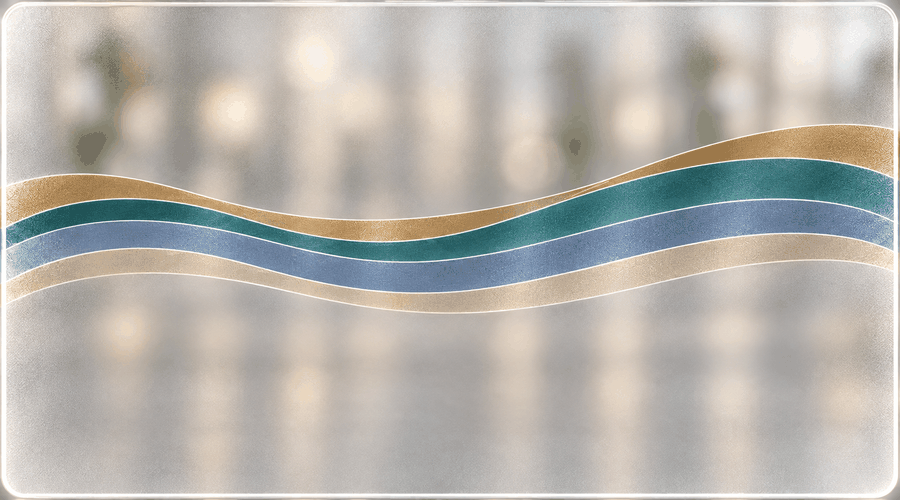
#> input picture assets/images/business-glass-4in1.png, 900 x 500 px
$ python glass-ribbons-reference.py
#> lines starting #> are read from the running program, lines starting #| are printed output that depends on the picture; after the words box and inside, x2 and y2 are one past the last pixel; in counts of white or black regions, pixels touching at a corner belong together
#!/usr/bin/env python3
"""Independent reference of src/export/glass-ribbons.ts for the photographed glass card.

It applies the same rules with numpy and colorsys and prints the SHA-256 of the ribbon map (int8,
row by row, -1 for no ribbon) followed by the saturation and the value of every pixel (float64,
little-endian, row by row), and the pixels of each ribbon: the known answer that
test/glass-ribbons.test.ts compares with. Public bundled artwork only.

    python3 scripts/glass-ribbons-reference.py [ribbons.npy]
"""

import colorsys
import hashlib
import math
import sys
from pathlib import Path

import numpy as np
from PIL import Image

PHOTOGRAPH = Path(__file__).resolve().parents[1] / "assets/images/business-glass-4in1.png"
SEARCH_TOP, SEARCH_BOTTOM = 0.22, 0.69
RIBBON_GAP, GOLD_GAP, MIN_RIBBON_ROWS = 6, 3, 12
LINE_OFFSETS = [-1, -1, 0, 1, 1]
SEED_SEARCH_ROWS, TRACE_SEARCH_ROWS, SLOPE_COLUMNS = 3, 2, 8
RIM_VALUE, RIM_SATURATION = 0.97, 0.04
CONTINUE_COLUMNS = 10
HALF_LINE_ROWS = 0.5
BEYOND_RIM_GOLD_ROWS = 8
CORE_ROWS, SMOOTH_COLUMNS, FADE_COLUMNS = 2, 7, 55
GOLD_ABOVE, GOLD_BELOW = 0, 3


def median(values):
    ordered = sorted(v for v in values if not math.isnan(v))
    if not ordered:
        return math.nan
    half = len(ordered) // 2
    return ordered[half] if len(ordered) % 2 else (ordered[half - 1] + ordered[half]) / 2


def plain_sum(values):
    # Added one after the other, as TypeScript does; Python's sum() compensates since 3.12.
    total = 0.0
    for value in values:
        total += value
    return total


def line_through(xs, ys):
    mean_x, mean_y = plain_sum(xs) / len(xs), plain_sum(ys) / len(ys)
    covariance = variance = 0.0
    for x, y in zip(xs, ys):
        covariance += (x - mean_x) * (y - mean_y)
        variance += (x - mean_x) ** 2
    slope = covariance / variance
    return slope, mean_y - slope * mean_x


def main() -> None:
    rgb = np.asarray(Image.open(PHOTOGRAPH).convert("RGB")).astype(float) / 255
    height, width = rgb.shape[:2]
#> height = 500; width = 900
    channels = np.array(
        [[colorsys.rgb_to_hsv(*rgb[y, x]) for x in range(width)] for y in range(height)]
    )
#> channels: shape (500, 900, 3) float64; mean of channels 0, 1, 2 0.14, 0.129, 0.745
    hue, saturation, value = channels[..., 0], channels[..., 1], channels[..., 2]
    teal = (saturation > 0.22) & (hue > 0.43) & (hue < 0.56)
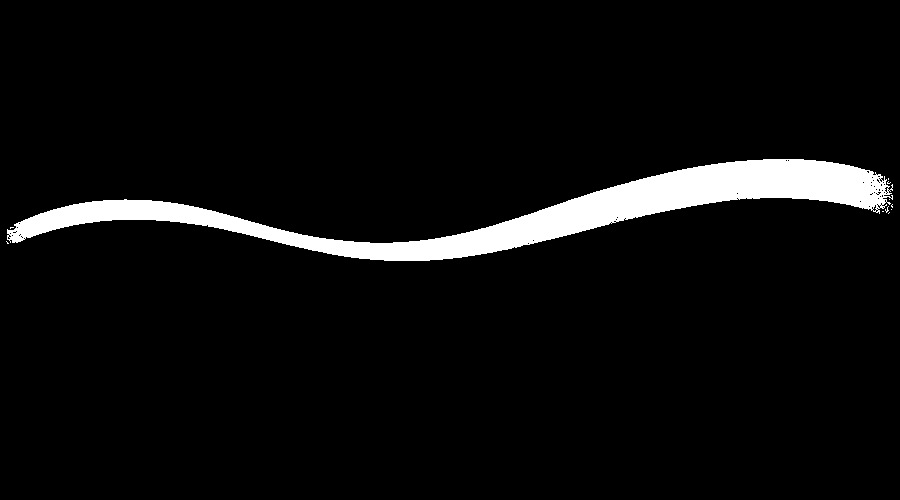
#> teal: shape (500, 900) bool; 5.2% white; 11 white regions (10 under 20 px), largest, box (x1, y1, x2, y2) and area: (7, 159, 893, 261) 23394
    blue = (saturation > 0.15) & (hue >= 0.56) & (hue < 0.68)
#> blue: shape (500, 900) bool; 6% white; 361 white regions (353 under 20 px), largest, box (x1, y1, x2, y2) and area: (20, 200, 893, 292) 25927, (865, 194, 894, 219) 175, (885, 176, 894, 196) 62
    strong_gold = (saturation > 0.16) & (hue > 0.04) & (hue < 0.19)
#> strong_gold: shape (500, 900) bool; 9.8% white; 261 white regions (242 under 20 px), largest, box (x1, y1, x2, y2) and area: (8, 234, 893, 313) 18941, (6, 125, 894, 241) 17431, (95, 42, 158, 145) 2490
    highlight = (saturation < 0.07) | (value > 0.985)
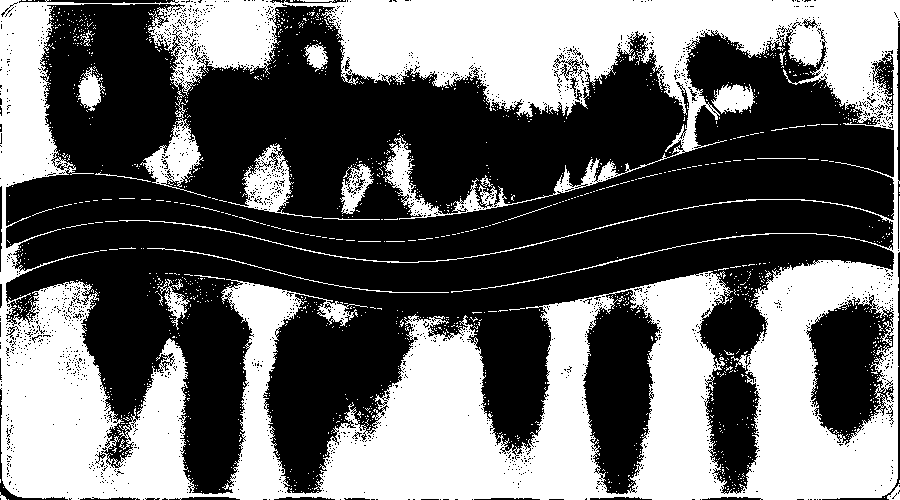
#> highlight: shape (500, 900) bool; 41.5% white; 1517 white regions (1491 under 20 px), largest, box (x1, y1, x2, y2) and area: (0, 0, 900, 500) 175211, (140, 99, 207, 197) 2021, (228, 144, 322, 218) 1983
    searched = [y for y in range(int(height * SEARCH_TOP), height) if y < height * SEARCH_BOTTOM]
#> searched = 235 values from 110 to 344

    # The boundaries of the middle column, where the photograph shows every ribbon clearly.
    def longest(rows):
        runs = []
        for y in rows:
            if runs and y - runs[-1][1] <= RIBBON_GAP:
                runs[-1][1] = y
            else:
                runs.append([y, y])
        return max(runs, key=lambda run: run[1] - run[0])

    def gold_edge(x, start, step):
        y, last, gap = start, None, 0
        while 0 <= y < height and gap <= GOLD_GAP:
            if last is not None and highlight[y, x]:
                break
            if strong_gold[y, x]:
                last, gap = y, 0
            else:
                gap += 1
            y += step
        return last

    seed = width // 2
#> seed = 450
    t = longest([y for y in searched if teal[y, seed]])
#> the loop in longest, `for y in rows:` made 23 passes
#> after the loop in longest, `for y in rows:`: runs = [[236, 258]]
#> t = [236, 258]
    b = longest([y for y in searched if blue[y, seed]])
#> the loop in longest (call 2), `for y in rows:` made 31 passes
#> b = [260, 290]
    assert t[1] - t[0] >= MIN_RIBBON_ROWS and b[1] - b[0] >= MIN_RIBBON_ROWS
    gold_top, gold_bottom = gold_edge(seed, t[0] - 1, -1), gold_edge(seed, b[1] + 1, 1)
#> after the loop in gold_edge, `while 0 <= y < height and gap <= GOLD_GAP:`: y = 214
#> gold_top = 215; gold_bottom = 311
    boundaries = [gold_top, t[0], (t[1] + b[0]) / 2, b[1], gold_bottom]
#> boundaries = [215, 236, 259, 290, 311]

    # The white lines, traced from the middle column to the white rims.
    own = value * (1 - saturation)
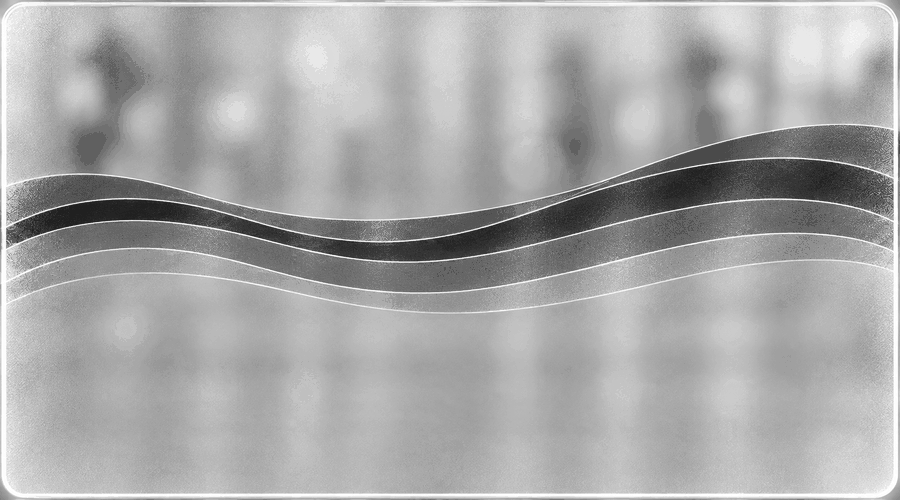
#> own: shape (500, 900) float64; min 0.125, max 1, mean 0.657
    whiteness = own.copy()
    whiteness[:, 1:-1] = (own[:, :-2] + own[:, 1:-1] + own[:, 2:]) / 3
    rim = [
        median(value[searched, x]) > RIM_VALUE and median(saturation[searched, x]) < RIM_SATURATION
        for x in range(width)
    ]
#> in median, `ordered = sorted(v for v in values if not math.isnan(v))`: ordered = 235 values from 0.62 to 0.914
#> in median, `half = len(ordered) // 2`: half = 117
#> rim = 900 items, first 6: False, False, True, True, True, True

    def whitest_row(x, centre, reach):
        first = math.floor(centre + 0.5) - reach
        best = first + int(np.argmax(whiteness[first:first + 2 * reach + 1, x]))
        above, at, below = whiteness[best - 1, x], whiteness[best, x], whiteness[best + 1, x]
        curvature = above - 2 * at + below
        return best + 0.5 * (above - below) / curvature if curvature < 0 else float(best)

    lines = np.full((5, width), math.nan)
    for line, (boundary, offset) in enumerate(zip(boundaries, LINE_OFFSETS)):
        lines[line, seed] = whitest_row(seed, boundary + offset, SEED_SEARCH_ROWS)
        for step in (1, -1):
            x, travelled = seed + step, 1
            while 0 <= x < width and not rim[x]:
                back = min(SLOPE_COLUMNS, travelled)
                last, earliest = lines[line, x - step], lines[line, x - step * back]
                slope = (last - earliest) / (back - 1) if back > 1 else 0.0
                lines[line, x] = whitest_row(x, last + slope, TRACE_SEARCH_ROWS)
                x, travelled = x + step, travelled + 1
#> this loop made 5 passes
#> (boundary, offset) on passes 2 to 5: (236, -1), (259, 0), (290, 1), (311, 1)
#> (boundary, offset) on pass 1: (215, -1)
    traced = np.flatnonzero(~np.isnan(lines[0]))
    inner_left, inner_right = int(traced.min()), int(traced.max())
    for line in lines:
        beyond = [
            (inner_left, range(inner_left)),
            (inner_right - CONTINUE_COLUMNS + 1, range(inner_right + 1, width)),
        ]
        for start, columns in beyond:
            xs = list(range(start, start + CONTINUE_COLUMNS))
            slope, intercept = line_through([float(x) for x in xs], [float(line[x]) for x in xs])
            for x in columns:
                line[x] = slope * x + intercept
#> this loop made 5 passes

    # Every pixel between the outer lines belongs to the ribbon between the lines around it.
    ribbons = np.full((height, width), -1, np.int8)
#> ribbons: shape (500, 900) int8; every value is -1
    distance = np.full((height, width), math.inf)
    for x in range(width):
        if rim[x]:
            continue
        top, bottom = lines[0, x] - HALF_LINE_ROWS, lines[4, x] + HALF_LINE_ROWS
        for y in range(height):
            if top <= y <= bottom:
                ribbons[y, x] = sum(int(y > lines[line, x]) for line in (1, 2, 3))
            distance[y, x] = min(abs(y - lines[line, x]) for line in range(5))
        if inner_left <= x <= inner_right:
            continue
        # Beyond a rim the glass edge shifts the gold ribbons past the lines carried on.
        outward = [(math.ceil(top) - 1, -1, GOLD_ABOVE), (math.floor(bottom) + 1, 1, GOLD_BELOW)]
        for start, step, ribbon in outward:
            y, rows = start, 0
            while 0 <= y < height and rows < BEYOND_RIM_GOLD_ROWS:
                if not strong_gold[y, x] or highlight[y, x]:
                    break
                ribbons[y, x] = ribbon
                y, rows = y + step, rows + 1
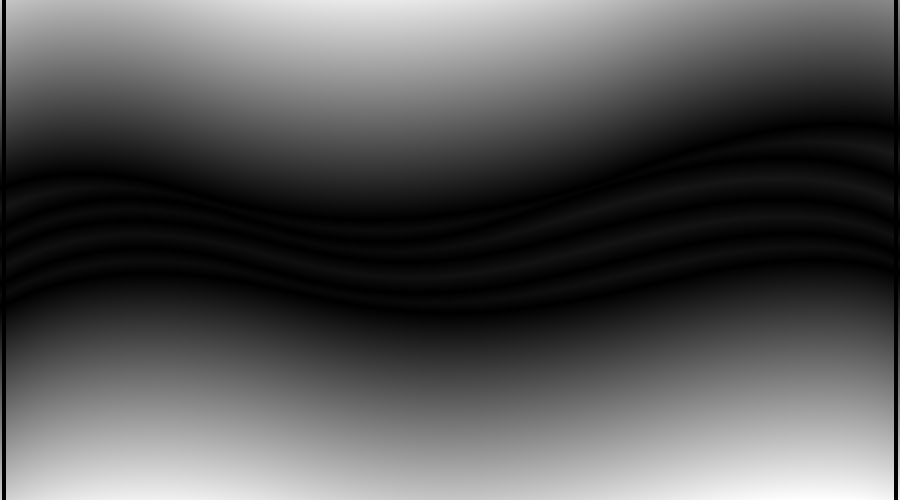
#> distance: shape (500, 900) float64; 0.89% of the values are NaN or infinite; the others: min 0, max 239.5, mean 80.89; drawn with min black, max white, NaN and infinite black

    # The frost fades the ribbons towards the rims; their tone there is brought back to the tone a
    # little further in.
    left, right = inner_left + FADE_COLUMNS, inner_right - FADE_COLUMNS
    fade_saturation = np.zeros((4, width))
    fade_value = np.zeros((4, width))
    for ribbon in range(4):
        core = (ribbons == ribbon) & (distance >= CORE_ROWS)
        tone = {}
        for name, channel in [("s", saturation), ("v", value)]:
            raw = [median(channel[core[:, x], x]) for x in range(width)]
            tone[name] = {}
            for x in range(inner_left, inner_right + 1):
                first = max(inner_left, x - SMOOTH_COLUMNS)
                last = min(inner_right, x + SMOOTH_COLUMNS)
                near = raw[first : last + 1]
                tone[name][x] = median(near)
        for x in range(width):
            if x < left:
                reference = left
            elif x > right:
                reference = right
            else:
                continue
            here = min(max(x, inner_left), inner_right)
            lost_saturation = tone["s"][reference] - tone["s"][here]
            gained_value = tone["v"][here] - tone["v"][reference]
            fade_saturation[ribbon, x] = lost_saturation if lost_saturation > 0 else 0.0
            fade_value[ribbon, x] = gained_value if gained_value > 0 else 0.0

    corrected_saturation, corrected_value = saturation.copy(), value.copy()
    for y in range(height):
        for x in range(width):
            ribbon = ribbons[y, x]
            if ribbon < 0:
                continue
            weight = min(1.0, max(0.0, distance[y, x] - HALF_LINE_ROWS))
            s = min(1.0, saturation[y, x] + weight * fade_saturation[ribbon, x])
            v = max(0.0, value[y, x] - weight * fade_value[ribbon, x])
            if s < 0.07 or v > 0.985:
                ribbons[y, x] = -1
                continue
            corrected_saturation[y, x], corrected_value[y, x] = s, v
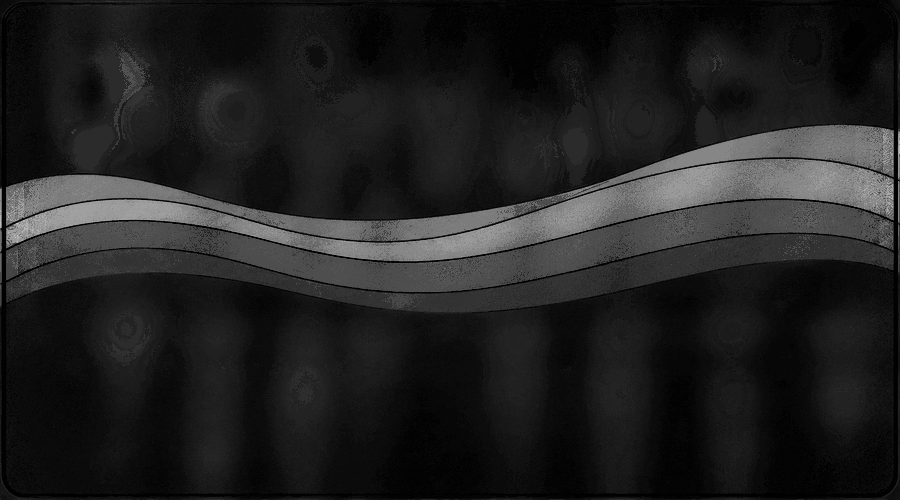
#> corrected_saturation: shape (500, 900) float64; min 0, max 0.771, mean 0.131
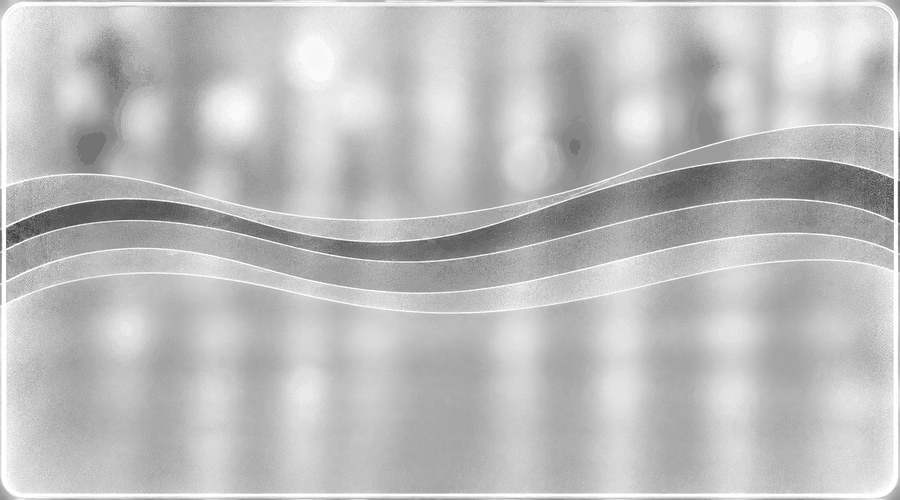
#> corrected_value: shape (500, 900) float64; min 0.204, max 1, mean 0.742
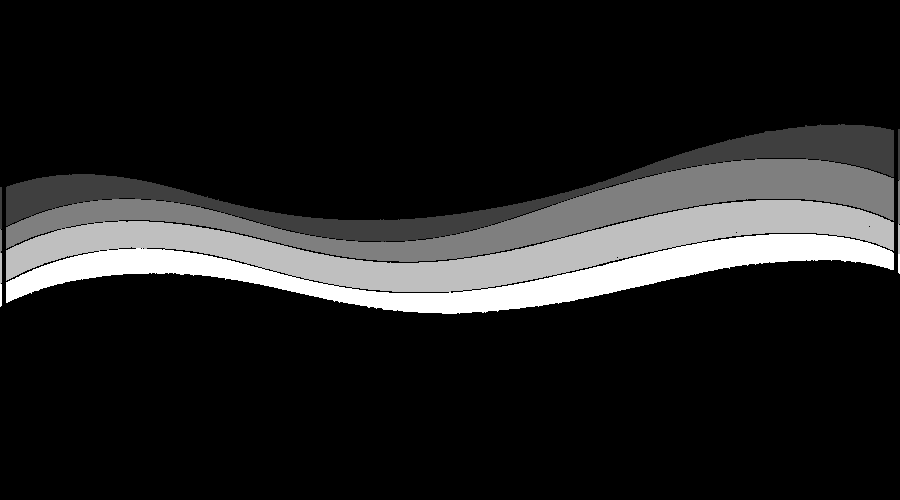
#> ribbons: shape (500, 900) int8; min -1, max 3, mean -0.48; drawn with min black and max white

    if len(sys.argv) > 1:
        np.save(sys.argv[1], ribbons)
        tone = np.stack([corrected_saturation, corrected_value])
        np.save(sys.argv[1].replace(".npy", "-tone.npy"), tone)
    digest = hashlib.sha256()
    for array in (ribbons, corrected_saturation, corrected_value):
        digest.update(array.astype(array.dtype.newbyteorder("<")).tobytes())
#> this loop made 3 passes
    print(digest.hexdigest())
#| de49a90db01c0fd99a206c7da32fa91b246c415265c59a42cdf228bb8ca2e66b
    print([int((ribbons == r).sum()) for r in range(4)])
#| [18320, 24835, 27388, 20910]


if __name__ == "__main__":
    main()
